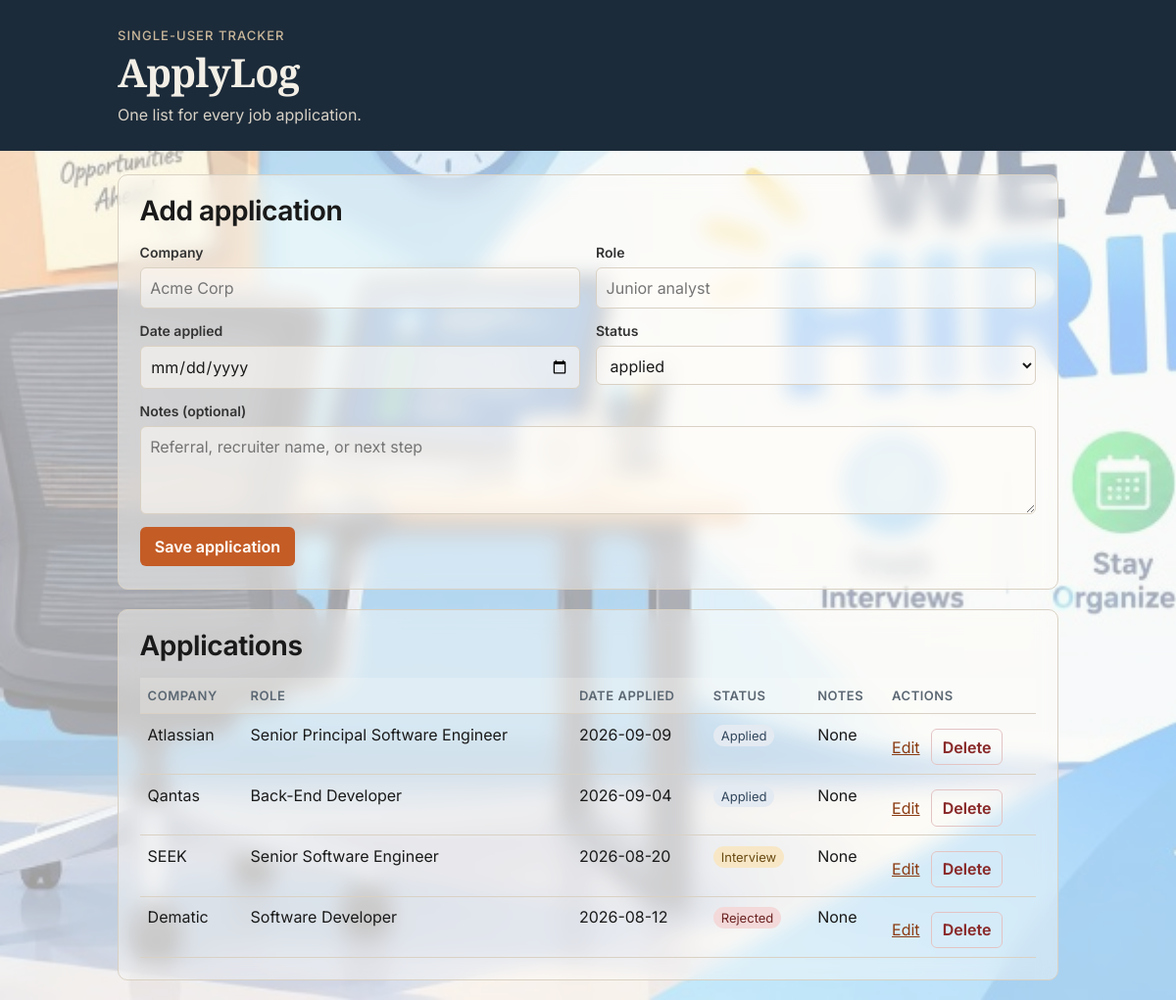
The page / on the database its author committed.
### tables this page shows
CREATE TABLE applications (
                id INTEGER PRIMARY KEY AUTOINCREMENT,
                company TEXT NOT NULL,
                role TEXT NOT NULL,
                date_applied TEXT NOT NULL,
                status TEXT NOT NULL,
                notes TEXT,
                company_info TEXT
            );

### app.py (the view)
@app.route("/")
def index():
    return render_template(
        "index.html",
        applications=fetch_applications(),
        error=None,
        form={
            "company": "",
            "role": "",
            "date_applied": "",
            "status": "applied",
            "notes": "",
        },
        statuses=ALLOWED_STATUSES,
    )

### app.py (called while the page is built)
def get_db():
    conn = sqlite3.connect(DB_PATH)
    conn.row_factory = sqlite3.Row
    return conn

def fetch_applications():
    conn = get_db()
    try:
        return conn.execute(
            """
            SELECT id, company, role, date_applied, status, notes, company_info
            FROM applications
            ORDER BY date_applied DESC, id DESC
            """
        ).fetchall()
    finally:
        conn.close()

### templates/index.html (shortened to what this page needs)
<!DOCTYPE html>
<html lang="en">
  <head>
    <link rel="stylesheet" href="{{ url_for('static', filename='style.css') }}?v=5" />
  </head>
  <body>
    <header class="site-header">
      <div class="wrap">
        <p class="eyebrow">Single-user tracker</p>
        <h1>ApplyLog</h1>
        <p class="tagline">One list for every job application.</p>
      </div>
    </header>
    <main class="wrap">
      <section class="card">
        <h2>Add application</h2>
        <form class="stack-form" action="{{ url_for('add_application') }}" method="post">
          <div class="form-grid">
            <label>
              Company
              <input
                type="text"
                name="company"
                value="{{ form.company }}"
                placeholder="Acme Corp"
                required
              />
            </label>
            <label>
              Role
              <input
                type="text"
                name="role"
                value="{{ form.role }}"
                placeholder="Junior analyst"
                required
              />
            </label>
            <label>
              Date applied
              <input type="date" name="date_applied" value="{{ form.date_applied }}" required />
            </label>
            <label>
              Status
              <select name="status" required>
                {% for status in statuses %}
                  <option value="{{ status }}" {% if form.status == status %}selected{% endif %}>
                    {{ status }}
                  </option>
                {% endfor %}
              </select>
            </label>
          </div>
          <label>
            Notes (optional)
            <textarea name="notes" rows="3" placeholder="Referral, recruiter name, or next step">{{ form.notes }}</textarea>
          </label>
          <button type="submit">Save application</button>
        </form>
      </section>
      <section class="card">
        <h2>Applications</h2>
        {% if applications %}
          <div class="table-wrap">
            <table>
              <thead>
                <tr>
                  <th>Company</th>
                  <th>Role</th>
                  <th>Date applied</th>
                  <th>Status</th>
                  <th>Notes</th>
                  <th>Actions</th>
                </tr>
              </thead>
              <tbody>
                {% for app_row in applications %}
                  <tr>
                    <td>
                      {% if app_row["company_info"] %}
                        <span
                          class="company-tip"
                          tabindex="0"
                          aria-describedby="company-tip-{{ app_row['id'] }}"
                        >
                          {{ app_row["company"] }}
                        </span>
                      {% else %}
                        {{ app_row["company"] }}
                      {% endif %}
                    </td>
                    <td>{{ app_row["role"] }}</td>
                    <td>{{ app_row["date_applied"] }}</td>
                    <td>
                      <span class="status status-{{ app_row['status'] }}">{{ app_row["status"] }}</span>
                    </td>
                    <td>{{ app_row["notes"] }}</td>
                    <td class="actions">
                      <a class="link-btn" href="{{ url_for('edit_application', application_id=app_row['id']) }}">Edit</a>
                      <form
                        class="inline-form"
                        action="{{ url_for('delete_application', application_id=app_row['id']) }}"
                        method="post"
                        onsubmit="return confirm('Delete this application?');"
                      >
                        <button class="danger" type="submit">Delete</button>
                      </form>
                    </td>
                  </tr>
                {% endfor %}
              </tbody>
            </table>
          </div>
        {% else %}
          <p class="empty">No applications yet.</p>
        {% endif %}
      </section>
    </main>
  </body>
</html>

### rows shown on the page
applications: company "Atlassian", role "Senior Principal Software Engineer", date_applied "2026-09-09", status "Applied", notes "None"
applications: company "Qantas", role "Back-End Developer", date_applied "2026-09-04", status "Applied", notes "None"
applications: company "SEEK", role "Senior Software Engineer", date_applied "2026-08-20", status "Interview", notes "None"
applications: company "Dematic", role "Software Developer", date_applied "2026-08-12", status "Rejected", notes "None"

### other values the page prints
form field status "applied"
